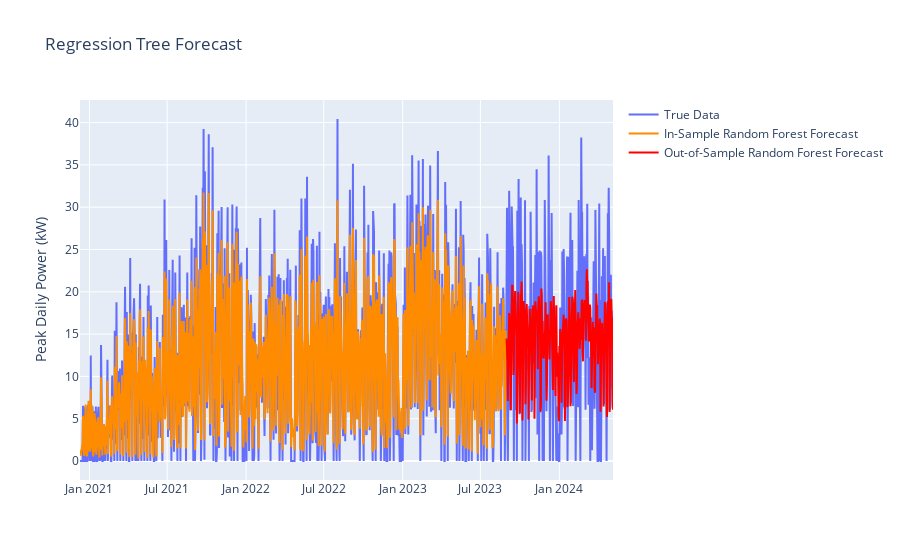

Source (notebook cell):
### Code cell
rf = RandomForestRegressor(n_estimators=1000, random_state=0, n_jobs=4)
rf.fit(X_train, Y_train)

fig = go.Figure()
fig.add_trace(
    go.Scatter(x = dailydemand_rf.index , y = dailydemand_rf["peak_power_kW"], name = "True Data", hovertext=dailydemand_rf["day"])
)
fig.add_trace(
    go.Scatter(x = X_train.index, y = rf.predict(X_train) , name = "In-Sample Random Forest Forecast" , line= {"color":"#FF8C00"}, hovertext=dailydemand["day"])
)
fig.add_trace(
    go.Scatter(x = X_test.index,
               y = rf.predict(X_test), name = "Out-of-Sample Random Forest Forecast" , line= {"color":"Red"}, hovertext=dailydemand_rf["day"].loc[dailydemand_rf.index >= test.index[0]])
)
fig.update_layout({"title" : f"Regression Tree Forecast" , "yaxis_title" : "Peak Daily Power (kW)"})
fig.show()

print(f'Train Set RMSE: {root_mean_squared_error(Y_train, rf.predict(X_train))} kW')
print(f'Test Set RMSE: {root_mean_squared_error(Y_test, rf.predict(X_test))} kW')

### Figure 1 — Plotly figure (JSON) as saved in the notebook; plotly's stock layout.template omitted (floating-point values rounded to 4 significant figures; data arrays with more than 128 entries replaced by an {"elided": "..."} marker saying what was removed)
{"data": [{"hovertext": {"elided": "1243 str values"}, "name": "True Data", "type": "scatter", "x": {"elided": "1243 str values"}, "y": {"elided": "1243 float values"}}, {"hovertext": {"elided": "1264 str values"}, "line": {"color": "#FF8C00"}, "name": "In-Sample Random Forest Forecast", "type": "scatter", "x": {"elided": "994 str values"}, "y": {"elided": "994 float values"}}, {"hovertext": {"elided": "249 str values"}, "line": {"color": "Red"}, "name": "Out-of-Sample Random Forest Forecast", "type": "scatter", "x": {"elided": "249 str values"}, "y": {"elided": "249 float values"}}], "layout": {"title": {"text": "Regression Tree Forecast"}, "yaxis": {"title": {"text": "Peak Daily Power (kW)"}}}}
